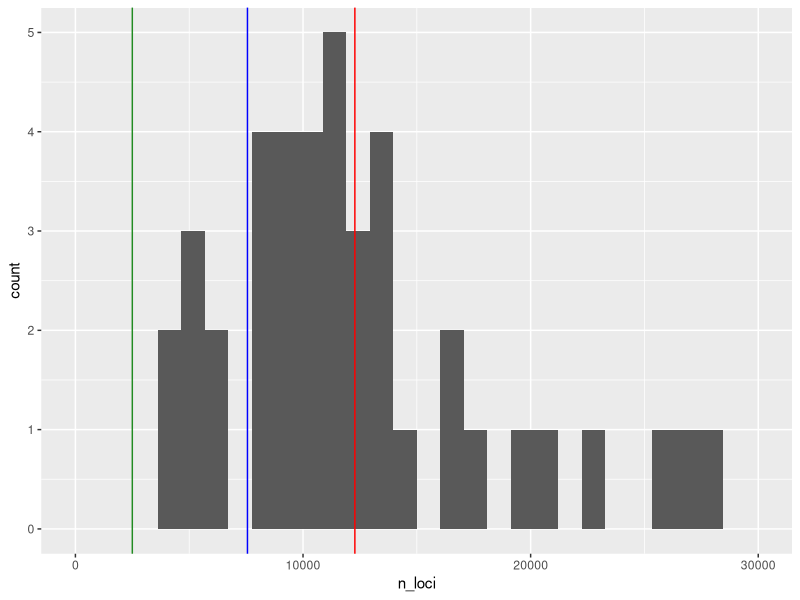

The R script that drew this image:
####################
# Filtering samples with less than 2500 loci
# Abby Pearse, Taylor Curry, Jessie Pelosi
# Last updated July 25th, 2025
####################

library(ggplot2)
library(dplyr)

gstacks <- read.csv("stacks_coverage_4refmap.csv", header=TRUE)

mean_nloci <- mean(gstacks$n_loci)
stdv_nloci <- sd(gstacks$n_loci)

gstacks.filtered2500 <- filter(gstacks, n_loci > 2500)
gstacks.filtered2500.mean <- mean(gstacks.filtered2500$n_loci)

ggplot(gstacks.filtered2500, aes(n_loci)) + geom_histogram() + 
  geom_vline(xintercept = mean_nloci, color='blue') +
  geom_vline(xintercept=gstacks.filtered2500.mean, color='red') +
  geom_vline(xintercept=2500, color='forestgreen') +
  xlim(c(0, 30000))
